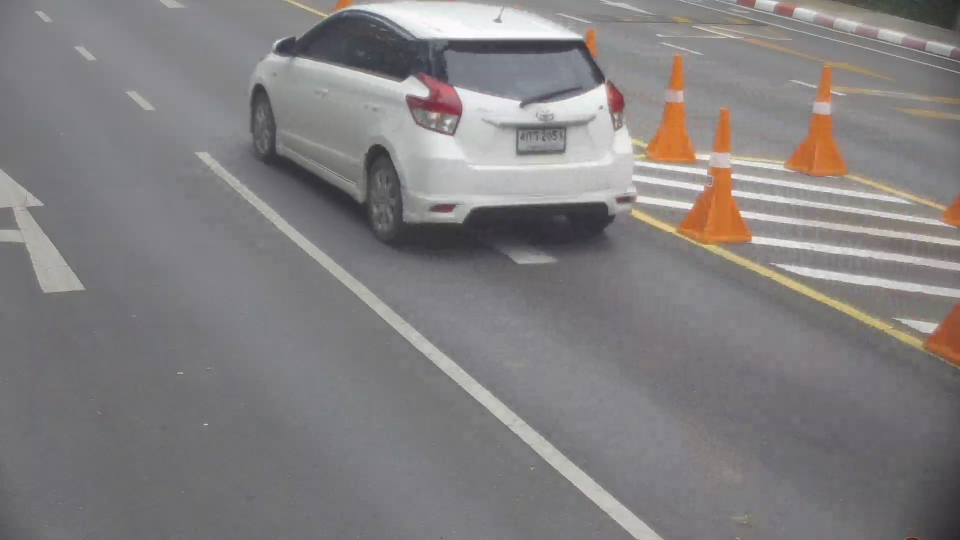
#> input picture data-100-images/img100.jpg, 1920 x 1080 px, found by its file name (shown at 1/2 size)
$ jupyter execute draw-rectagle.ipynb
#> lines starting #> are read from the running program, lines starting #| are printed output that depends on the picture; after the words box and inside, x2 and y2 are one past the last pixel; in counts of white or black regions, pixels touching at a corner belong together
[cell 1]
import cv2
import numpy as np
import datetime
import matplotlib.pyplot as plt

[cell 2]
# [87 lines of commented-out code are left out]
data = [(456, 4), (513, 768), (1281, 542)]
x1, y1 = data[0]
x2, y2 = data[2]

[cell 3]
image = cv2.imread('/media/two-asus/Two3/AIT/DLCV/DLCV-Lab/assignment-1/data-100-images/img100.jpg')
#> image is the input picture: shape (1080, 1920, 3); mean B, G, R 127.9, 127.3, 130.2

[cell 4]
start_point = (x1, y1)  # Top-left corner
end_point = (x2, y2)    # Bottom-right corner
color = (0, 255, 0)
thickness = 2

[cell 5]
cv2.rectangle(image, start_point, end_point, color, thickness)
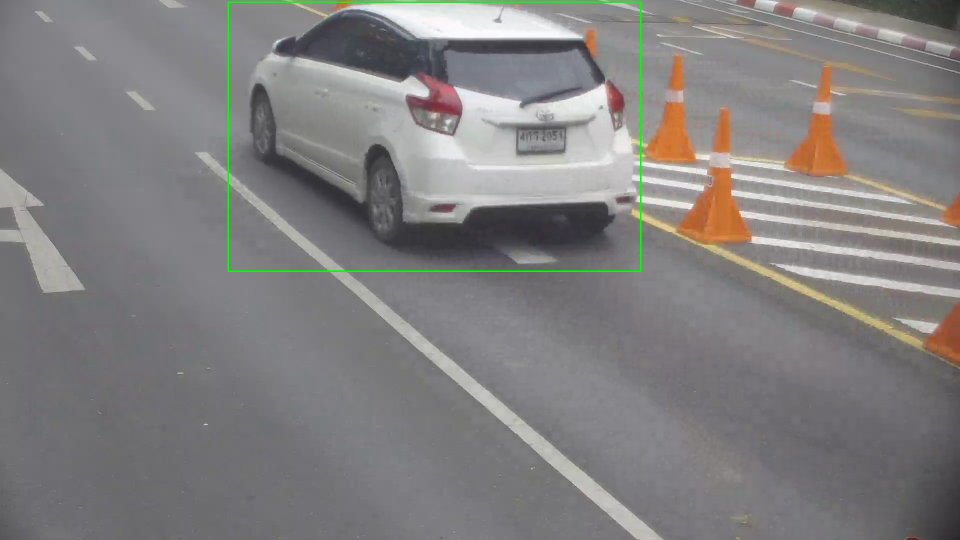
#> image: shape (1080, 1920, 3) (shown at 1/2 size); 0.39% of pixels changed, all inside (x1, y1, x2, y2) = (455, 3, 1283, 544)
current_time = datetime.datetime.now().strftime("%Y%m%d%H%M%S")
filename = f'/media/two-asus/Two3/AIT/DLCV/DLCV-Lab/assignment-1/result/result_image_{current_time}.jpg'
cv2.imwrite(filename, image)
#> Out = True


$ run again, with data-100-images/img055.jpg copied over data-100-images/img100.jpg
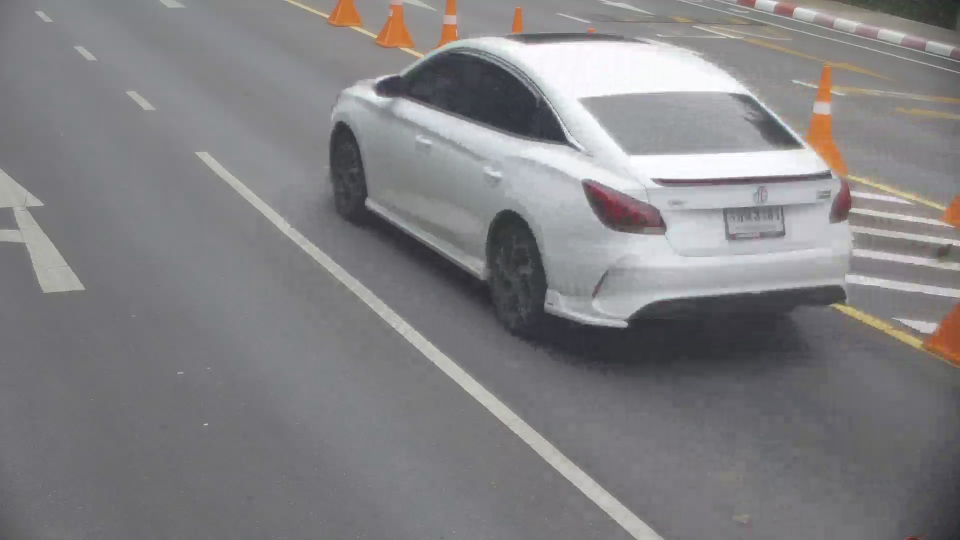
#> input picture data-100-images/img055.jpg, 1920 x 1080 px, found by its file name (shown at 1/2 size)
#> image is the input picture: shape (1080, 1920, 3); mean B, G, R 131.1, 129, 130.2
#> `cv2.rectangle(image, start_point, end_point, color, thickness)`:
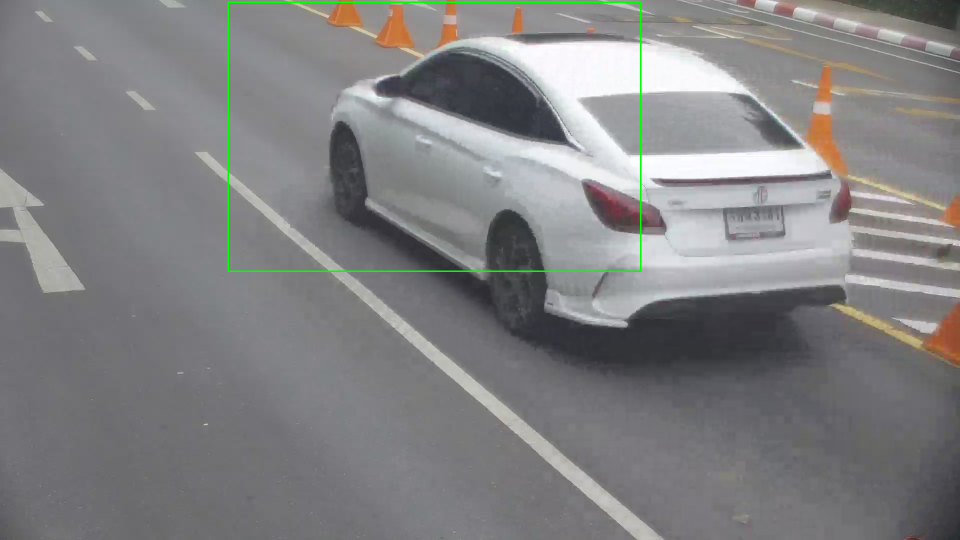
#> image: shape (1080, 1920, 3) (shown at 1/2 size); 0.39% of pixels changed, all inside (x1, y1, x2, y2) = (455, 3, 1283, 544)
#> Out = True
